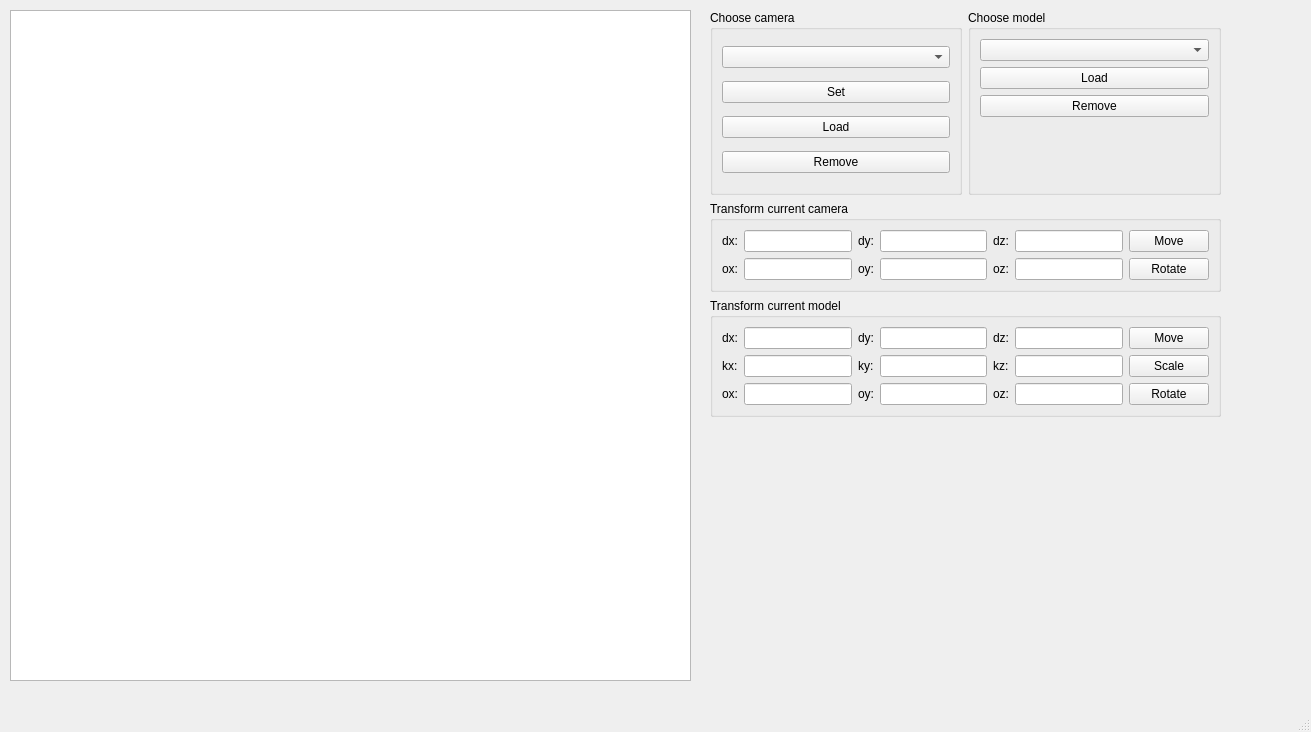
<?xml version="1.0" encoding="UTF-8"?>
<ui version="4.0">
 <class>MainWindow</class>
 <widget class="QMainWindow" name="MainWindow">
  <property name="geometry">
   <rect>
    <x>0</x>
    <y>0</y>
    <width>1311</width>
    <height>732</height>
   </rect>
  </property>
  <property name="windowTitle">
   <string>MainWindow</string>
  </property>
  <widget class="QWidget" name="centralwidget">
   <widget class="QGraphicsView" name="graphicsView">
    <property name="geometry">
     <rect>
      <x>10</x>
      <y>10</y>
      <width>681</width>
      <height>671</height>
     </rect>
    </property>
   </widget>
   <widget class="QWidget" name="gridLayoutWidget">
    <property name="geometry">
     <rect>
      <x>710</x>
      <y>10</y>
      <width>511</width>
      <height>407</height>
     </rect>
    </property>
    <layout class="QGridLayout" name="gridLayout">
     <item row="0" column="1">
      <widget class="QGroupBox" name="groupBox_2">
       <property name="title">
        <string>Choose model</string>
       </property>
       <layout class="QGridLayout" name="gridLayout_2">
        <item row="0" column="0" colspan="2">
         <widget class="QComboBox" name="model_pick"/>
        </item>
        <item row="2" column="0" colspan="2">
         <widget class="QPushButton" name="remove_mod_but">
          <property name="text">
           <string>Remove</string>
          </property>
         </widget>
        </item>
        <item row="3" column="0">
         <spacer name="verticalSpacer">
          <property name="orientation">
           <enum>Qt::Vertical</enum>
          </property>
          <property name="sizeHint" stdset="0">
           <size>
            <width>20</width>
            <height>40</height>
           </size>
          </property>
         </spacer>
        </item>
        <item row="3" column="1">
         <spacer name="verticalSpacer_2">
          <property name="orientation">
           <enum>Qt::Vertical</enum>
          </property>
          <property name="sizeHint" stdset="0">
           <size>
            <width>20</width>
            <height>40</height>
           </size>
          </property>
         </spacer>
        </item>
        <item row="1" column="0" colspan="2">
         <widget class="QPushButton" name="load_mod_but">
          <property name="text">
           <string>Load</string>
          </property>
         </widget>
        </item>
       </layout>
      </widget>
     </item>
     <item row="0" column="0">
      <widget class="QGroupBox" name="groupBox">
       <property name="title">
        <string>Choose camera</string>
       </property>
       <layout class="QVBoxLayout" name="verticalLayout">
        <item>
         <widget class="QComboBox" name="cam_pick"/>
        </item>
        <item>
         <widget class="QPushButton" name="set_cam_but">
          <property name="text">
           <string>Set</string>
          </property>
         </widget>
        </item>
        <item>
         <widget class="QPushButton" name="add_cam_but">
          <property name="text">
           <string>Load</string>
          </property>
         </widget>
        </item>
        <item>
         <widget class="QPushButton" name="remove_cam_but">
          <property name="text">
           <string>Remove</string>
          </property>
         </widget>
        </item>
       </layout>
      </widget>
     </item>
     <item row="2" column="0" colspan="2">
      <widget class="QGroupBox" name="groupBox_4">
       <property name="title">
        <string>Transform current model</string>
       </property>
       <layout class="QGridLayout" name="gridLayout_4">
        <item row="0" column="5">
         <widget class="QLineEdit" name="mod_dz_inp"/>
        </item>
        <item row="1" column="5">
         <widget class="QLineEdit" name="mod_kz_inp"/>
        </item>
        <item row="0" column="0">
         <widget class="QLabel" name="label_7">
          <property name="text">
           <string>dx:</string>
          </property>
         </widget>
        </item>
        <item row="0" column="4">
         <widget class="QLabel" name="label_9">
          <property name="text">
           <string>dz:</string>
          </property>
         </widget>
        </item>
        <item row="0" column="6">
         <widget class="QPushButton" name="move_mod_but">
          <property name="text">
           <string>Move</string>
          </property>
         </widget>
        </item>
        <item row="1" column="0">
         <widget class="QLabel" name="label_10">
          <property name="text">
           <string>kx:</string>
          </property>
         </widget>
        </item>
        <item row="0" column="2">
         <widget class="QLabel" name="label_8">
          <property name="text">
           <string>dy:</string>
          </property>
         </widget>
        </item>
        <item row="0" column="3">
         <widget class="QLineEdit" name="mod_dy_inp"/>
        </item>
        <item row="1" column="1">
         <widget class="QLineEdit" name="mod_kx_inp"/>
        </item>
        <item row="0" column="1">
         <widget class="QLineEdit" name="mod_dx_inp"/>
        </item>
        <item row="1" column="6">
         <widget class="QPushButton" name="scale_mod_but">
          <property name="text">
           <string>Scale</string>
          </property>
         </widget>
        </item>
        <item row="1" column="3">
         <widget class="QLineEdit" name="mod_ky_inp"/>
        </item>
        <item row="1" column="2">
         <widget class="QLabel" name="label_11">
          <property name="text">
           <string>ky:</string>
          </property>
         </widget>
        </item>
        <item row="1" column="4">
         <widget class="QLabel" name="label_12">
          <property name="text">
           <string>kz:</string>
          </property>
         </widget>
        </item>
        <item row="2" column="0">
         <widget class="QLabel" name="label_13">
          <property name="text">
           <string>ox:</string>
          </property>
         </widget>
        </item>
        <item row="2" column="1">
         <widget class="QLineEdit" name="mod_ox_inp"/>
        </item>
        <item row="2" column="2">
         <widget class="QLabel" name="label_14">
          <property name="text">
           <string>oy:</string>
          </property>
         </widget>
        </item>
        <item row="2" column="3">
         <widget class="QLineEdit" name="mod_oy_inp"/>
        </item>
        <item row="2" column="4">
         <widget class="QLabel" name="label_15">
          <property name="text">
           <string>oz:</string>
          </property>
         </widget>
        </item>
        <item row="2" column="5">
         <widget class="QLineEdit" name="mod_oz_inp"/>
        </item>
        <item row="2" column="6">
         <widget class="QPushButton" name="rotate_mod_inp">
          <property name="text">
           <string>Rotate</string>
          </property>
         </widget>
        </item>
       </layout>
      </widget>
     </item>
     <item row="1" column="0" colspan="2">
      <widget class="QGroupBox" name="camera_group">
       <property name="title">
        <string>Transform current camera</string>
       </property>
       <layout class="QGridLayout" name="gridLayout_3">
        <item row="0" column="0">
         <widget class="QLabel" name="label">
          <property name="text">
           <string>dx:</string>
          </property>
         </widget>
        </item>
        <item row="0" column="4">
         <widget class="QLabel" name="label_3">
          <property name="text">
           <string>dz:</string>
          </property>
         </widget>
        </item>
        <item row="0" column="3">
         <widget class="QLineEdit" name="cam_dy_inp"/>
        </item>
        <item row="0" column="1">
         <widget class="QLineEdit" name="cam_dx_inp"/>
        </item>
        <item row="0" column="5">
         <widget class="QLineEdit" name="cam_dz_inp"/>
        </item>
        <item row="0" column="6">
         <widget class="QPushButton" name="move_cam_but">
          <property name="text">
           <string>Move</string>
          </property>
         </widget>
        </item>
        <item row="0" column="2">
         <widget class="QLabel" name="label_2">
          <property name="text">
           <string>dy:</string>
          </property>
         </widget>
        </item>
        <item row="1" column="0">
         <widget class="QLabel" name="label_4">
          <property name="text">
           <string>ox:</string>
          </property>
         </widget>
        </item>
        <item row="1" column="1">
         <widget class="QLineEdit" name="cam_ox_inp"/>
        </item>
        <item row="1" column="2">
         <widget class="QLabel" name="label_5">
          <property name="text">
           <string>oy:</string>
          </property>
         </widget>
        </item>
        <item row="1" column="3">
         <widget class="QLineEdit" name="cam_oy_inp"/>
        </item>
        <item row="1" column="4">
         <widget class="QLabel" name="label_6">
          <property name="text">
           <string>oz:</string>
          </property>
         </widget>
        </item>
        <item row="1" column="5">
         <widget class="QLineEdit" name="cam_oz_inp"/>
        </item>
        <item row="1" column="6">
         <widget class="QPushButton" name="rotate_cam_btn">
          <property name="text">
           <string>Rotate</string>
          </property>
         </widget>
        </item>
       </layout>
      </widget>
     </item>
    </layout>
   </widget>
  </widget>
  <widget class="QMenuBar" name="menubar">
   <property name="geometry">
    <rect>
     <x>0</x>
     <y>0</y>
     <width>1311</width>
     <height>22</height>
    </rect>
   </property>
  </widget>
  <widget class="QStatusBar" name="statusbar"/>
 </widget>
 <resources/>
 <connections/>
</ui>
